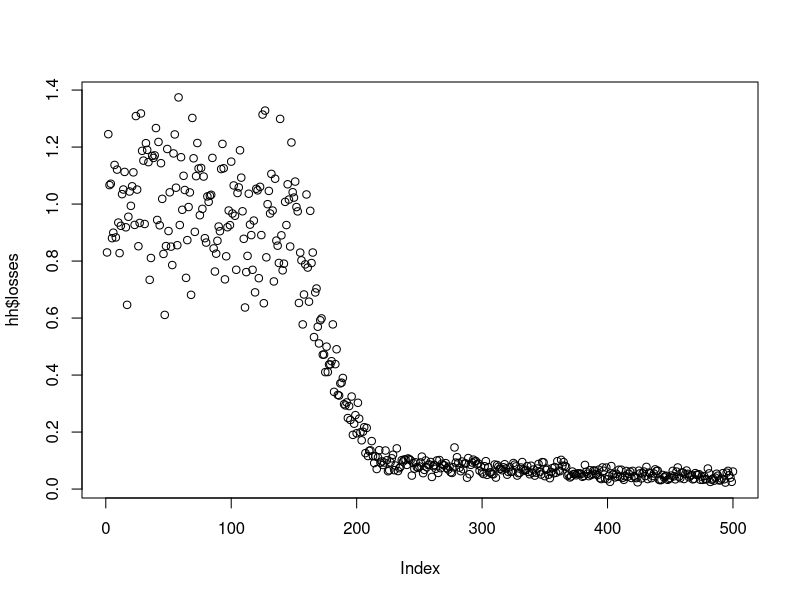
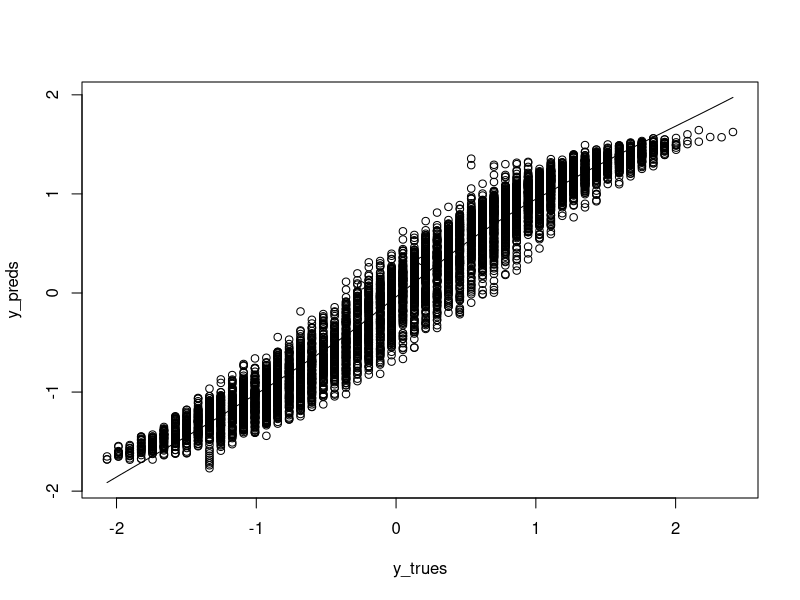

These figures' R source, in order:
## ---- chunk 1
knitr::opts_chunk$set(eval = TRUE, echo = TRUE)
## ---- chunk 2
csv_file <- read.csv(file = 'rnn_dataset.csv', nrows=43000, stringsAsFactors = FALSE)
csv_file <- csv_file[,c(7, 8, 9, 11, 12, 13)]
head(csv_file)
## ---- chunk 3
n_features <- ncol(csv_file)
data <- array(0, dim=dim(csv_file))
for (i in 1:n_features){
  data[,i] <- array(csv_file[[i]], dim=c(1, nrow(csv_file)))
}

# remove the last day because it is missing observations
n_samples <- 24*floor(nrow(data) / 24)
data <- data[1:n_samples,]
dim(data)
## ---- chunk 4
train_idx <- (
  1:(24 * floor(0.8 * n_samples / 24))
)
data_train <- data[train_idx,]
data_test <- data[-train_idx,]
## ---- chunk 5
means <- (
  apply(data_train, c(2), mean)
)

stds <- (
  apply(data_train, c(2), sd)
)

data_train_scaled <- (
  t((t(data_train) - means) / stds)
)

data_test_scaled <- (
  t((t(data_test) - means) / stds)
)

apply(data_train_scaled, c(2), mean)  # should be close to zero
apply(data_train_scaled, c(2), sd)    # should be close to one
## ---- chunk 6
get_random_day <- function(data) {
  start_idx = sample.int(nrow(data) - 24, 1)

  list(
    x=data[start_idx:(start_idx+23),],
    y=data[start_idx+24,2]
  )
}

ex <- get_random_day(data_train_scaled)

# check size is correct
stopifnot(c(24, 6) == dim(ex$x))
## ---- chunk 7
hidden_state_size = 10
U <- array(rnorm(n_features * hidden_state_size, mean=0, sd=0.001),
           dim=c(hidden_state_size, n_features))
W <- array(rnorm(hidden_state_size * hidden_state_size, mean=0, sd=0.001),
           dim=c(hidden_state_size, hidden_state_size))
b <- array(rnorm(hidden_state_size, mean=0, sd=0),
           dim=c(hidden_state_size, 1))
V <- array(rnorm(hidden_state_size, mean=0, sd=0.001),
           dim=c(1, hidden_state_size))
c <- rnorm(1, mean=0, sd=0)
## ---- chunk 8
forward_pass <- function(X, U, V, W, b, c) {
  H <- array(0, dim=c(
    nrow(X) + 1, nrow(U)
  ))

  for (i in 1:nrow(X)) {
    H[i + 1,] <- tanh(U %*% X[i,] + W %*% H[i,] + b)
  }

  y <- (
    (V %*% H[nrow(X) + 1,] + c)[1]
  )

  list(
    hidden=H,
    out=y
  )
}

fp <- forward_pass(ex$x, U, V, W, b, c)
stopifnot(c(25, 10) == dim(fp$hidden))
## ---- chunk 9
compute_loss <- function(y_pred, y_true){
  mean((y_true - y_pred)**2)
}

compute_loss(fp$out, ex$y)
## ---- chunk 10
compute_gradient_h <- function(y_true, y_pred, hidden, V, W) {
  grad <- array(0, dim=(
    dim(hidden)
  ))

  grad[nrow(hidden),] <- 2 * (y_pred - y_true) * t(V)

  for(i in (nrow(hidden)-1):1) {
    grad[i,] <- (
      t(W) %*% diag(1 - hidden[i + 1,]**2) %*% grad[i + 1,]
    )
  }

  grad
}

gh <- compute_gradient_h(ex$y, fp$out, fp$hidden, V, W)
stopifnot(c(25, 10) == dim(gh))
## ---- chunk 11
compute_gradient_c <- function(y_true, y_pred) {
  2 * (y_pred - y_true)
}

compute_gradient_c(ex$y, fp$out)
## ---- chunk 12
compute_gradient_b <- function(hidden, gradient_h) {
  grad <- array(0, dim=dim(b))
  for(i in 2:nrow(hidden)) {
    grad <- grad + diag(1 - hidden[i,]**2) %*% gradient_h[i,]
  }
  grad
}

compute_gradient_b(fp$hidden, gh)
## ---- chunk 13
compute_gradient_V <- function(y_true, y_pred, hidden) {
  array(2 * (y_pred - y_true) * hidden[nrow(hidden),], dim=dim(V))
}

stopifnot(c(1, 10) == dim(compute_gradient_V(ex$y, fp$out, fp$hidden)))
## ---- chunk 14
compute_gradient_W <- function(y_true, y_pred, hidden, grad_h) {
  grad <- array(0, dim=dim(W))

  for(i in 2:nrow(hidden)) {
    grad <- grad + diag(1 - hidden[i,]**2) %*% grad_h[i,] %*% hidden[i - 1,]
  }

  grad
}

compute_gradient_W(ex$y, fp$out, fp$hidden, gh)
## ---- chunk 15
compute_gradient_U <- function(y_true, y_pred, hidden, grad_h, X) {
  grad <- array(0, dim=dim(U))

  for(i in 2:nrow(hidden)) {
    grad <- grad + diag(1 - hidden[i,]**2) %*% grad_h[i,] %*% X[i - 1,]
  }

  grad
}

compute_gradient_U(ex$y, fp$out, fp$hidden, gh, ex$x)
## ---- chunk 16
train_step <- function(batch_size, lr, U, V, W, b, c) {
  loss <- 0
  gc <- 0
  gb <- 0
  gV <- 0
  gW <- 0
  gU <- 0

  for(i in 1:batch_size) {
    ex <- get_random_day(data_train_scaled)
    fp <- forward_pass(ex$x, U, V, W, b, c)
    loss <- loss + compute_loss(fp$out, ex$y)

    gh <- compute_gradient_h(ex$y, fp$out, fp$hidden, V, W)
    gc <- gc + compute_gradient_c(ex$y, fp$out)
    gb <- gb + compute_gradient_b(fp$hidden, gh)
    gV <- gV + compute_gradient_V(ex$y, fp$out, fp$hidden)
    gW <- gW + compute_gradient_W(ex$y, fp$out, fp$hidden, gh)
    gU <- gU + compute_gradient_U(ex$y, fp$out, fp$hidden, gh, ex$x)
  }

  list(
    loss / batch_size,
    U - lr * gU / batch_size,
    V - lr * gV / batch_size,
    W - lr * gW / batch_size,
    b - lr * gb / batch_size,
    c - lr * gc / batch_size
  )
}
## ---- chunk 17
train_rnn <- function(steps, U, V, W, b, c) {
  losses <- c()
  for(i in 1:steps) {
    ts <- train_step(32, 0.01, U, V, W, b, c)

    losses <- c(losses, ts[[1]])
    U <- ts[[2]]
    V <- ts[[3]]
    W <- ts[[4]]
    b <- ts[[5]]
    c <- ts[[6]]
  }

  list(losses=losses, U=U, V=V, W=W, b=b, c=c)
}

hh <- train_rnn(500, U, V, W, b, c)
plot(hh$losses)
## ---- chunk 18
stopifnot(0.05 > mean(tail(hh$losses, 25)))
## ---- chunk 19
y_trues = c()
y_preds = c()

for(i in 1:(nrow(data_test_scaled) - 24)) {
  x = data_test_scaled[i:(i+23),]
  yt = data_test_scaled[i+24,2]
  yp = forward_pass(x, hh$U, hh$V, hh$W, hh$b, hh$c)$out

  y_trues <- c(y_trues, yt)
  y_preds <- c(y_preds, yp)
}


scatter.smooth(y_trues, y_preds)
